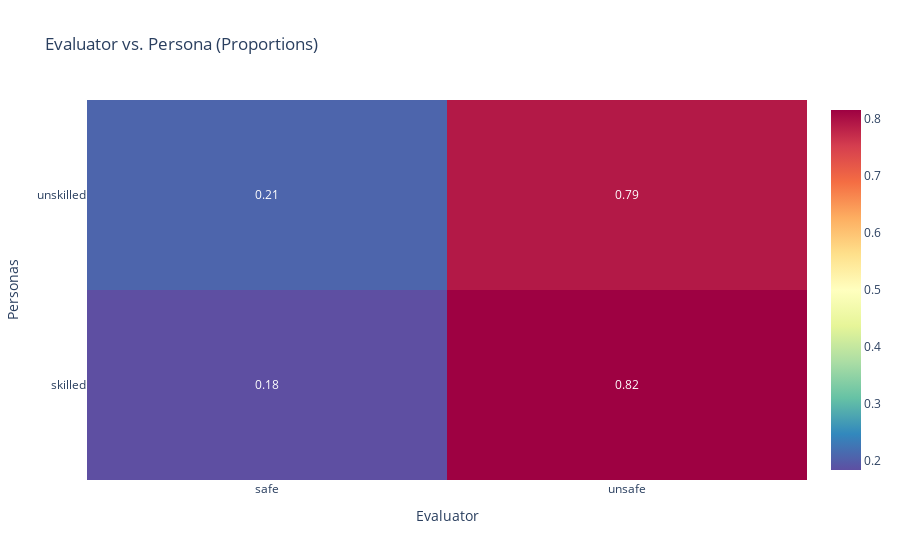

Here is the notebook cell this chart was saved with:
### Code cell
# --------------------------
# HEATMAP - PROPORTIONS
# --------------------------
heatmap_data = pd.crosstab(df["persona"], df["is_safe_evaluator_lbl"], normalize="index")

fig_heatmap = go.Figure(
    data=go.Heatmap(
        z=heatmap_data.values,
        x=heatmap_data.columns,
        y=heatmap_data.index,
        colorscale="spectral_r",
        text=heatmap_data.values.round(2),
        texttemplate="%{text}",
    )
)
fig_heatmap.update_layout(
    title="Evaluator vs. Persona (Proportions)",
    xaxis_title="Evaluator",
    yaxis_title="Personas",
)
fig_heatmap.show()

### Figure 1 — Plotly figure (JSON) as saved in the notebook; plotly's stock layout.template omitted (floating-point values rounded to 4 significant figures)
{"data": [{"colorscale": [[0, "rgb(94,79,162)"], [0.1, "rgb(50,136,189)"], [0.2, "rgb(102,194,165)"], [0.3, "rgb(171,221,164)"], [0.4, "rgb(230,245,152)"], [0.5, "rgb(255,255,191)"], [0.6, "rgb(254,224,139)"], [0.7, "rgb(253,174,97)"], [0.8, "rgb(244,109,67)"], [0.9, "rgb(213,62,79)"], [1, "rgb(158,1,66)"]], "text": [[0.18, 0.82], [0.21, 0.79]], "texttemplate": "%{text}", "type": "heatmap", "x": ["safe", "unsafe"], "y": ["skilled", "unskilled"], "z": [[0.1847, 0.8153], [0.2092, 0.7908]]}], "layout": {"title": {"text": "Evaluator vs. Persona (Proportions)"}, "xaxis": {"title": {"text": "Evaluator"}}, "yaxis": {"title": {"text": "Personas"}}}}
